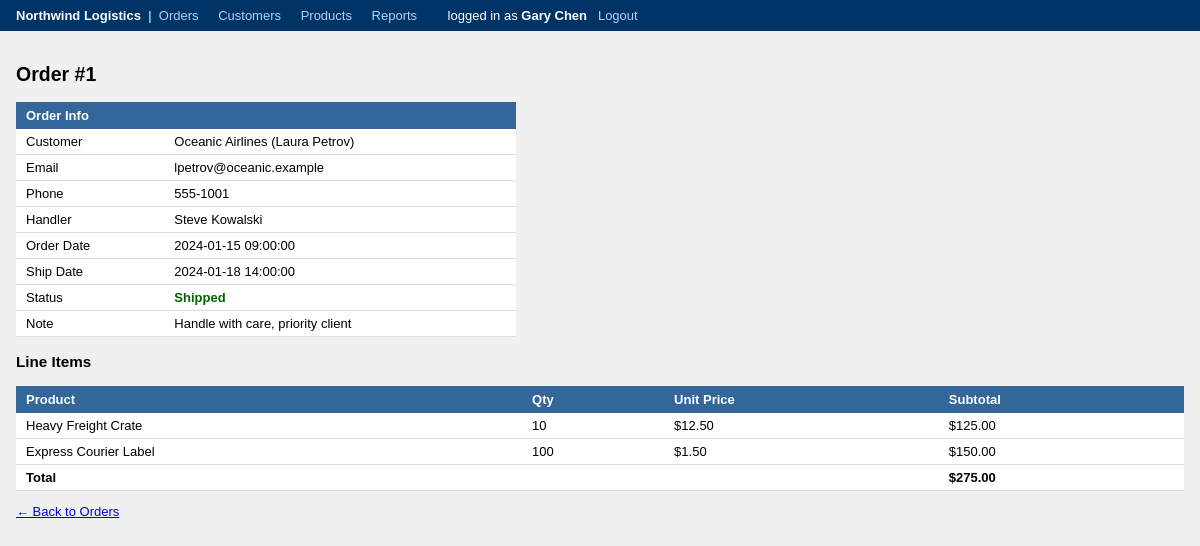
The app's page /legacy/index.php?page=order_detail&id=1 (signed in) with its own data.
### tables this page shows
CREATE TABLE IF NOT EXISTS orders (
    order_id      INT          AUTO_INCREMENT PRIMARY KEY,
    customer_id   INT          NOT NULL,
    employee_id   INT          NOT NULL,
    order_date    DATETIME     NOT NULL DEFAULT NOW(),
    ship_date     DATETIME,
    status        ENUM('pending','shipped','cancelled') NOT NULL DEFAULT 'pending',
    note          TEXT,
    FOREIGN KEY (customer_id) REFERENCES customers(customer_id),
    FOREIGN KEY (employee_id) REFERENCES employees(employee_id)
);

CREATE TABLE IF NOT EXISTS customers (
    customer_id   INT          AUTO_INCREMENT PRIMARY KEY,
    company_name  VARCHAR(100) NOT NULL,
    contact_name  VARCHAR(100),
    email         VARCHAR(100),
    phone         VARCHAR(30),
    address       VARCHAR(200),
    city          VARCHAR(60),
    country       VARCHAR(60),
    created_at    DATETIME     DEFAULT NOW()
);

CREATE TABLE IF NOT EXISTS employees (
    employee_id   INT          AUTO_INCREMENT PRIMARY KEY,
    username      VARCHAR(50)  NOT NULL UNIQUE,
    password      VARCHAR(100) NOT NULL,         
    first_name    VARCHAR(50)  NOT NULL,
    last_name     VARCHAR(50)  NOT NULL,
    role          ENUM('admin','handler','viewer') NOT NULL DEFAULT 'handler',
    active        TINYINT(1)   NOT NULL DEFAULT 1,
    hired_date    DATE
);

CREATE TABLE IF NOT EXISTS order_items (
    item_id       INT           AUTO_INCREMENT PRIMARY KEY,
    order_id      INT           NOT NULL,
    product_id    INT           NOT NULL,
    quantity      INT           NOT NULL DEFAULT 1,
    unit_price    DECIMAL(10,2) NOT NULL,
    FOREIGN KEY (order_id)   REFERENCES orders(order_id),
    FOREIGN KEY (product_id) REFERENCES products(product_id)
);

CREATE TABLE IF NOT EXISTS products (
    product_id      INT           AUTO_INCREMENT PRIMARY KEY,
    product_name    VARCHAR(100)  NOT NULL,
    supplier_id     INT,
    category        VARCHAR(60),
    unit_price      DECIMAL(10,2) NOT NULL DEFAULT 0.00,
    units_in_stock  INT           NOT NULL DEFAULT 0,
    FOREIGN KEY (supplier_id) REFERENCES suppliers(supplier_id)
);

### legacy/index.php (the view, shortened to what this page needs)
<?php
$conn = mysql_connect('db', 'northwind', 'northwind123')
    or die('Cannot connect to database. Call IT at x4400.');
$page = isset($_GET['page']) ? $_GET['page'] : 'orders';
?><!DOCTYPE html>
<html>
<head>
</head>
<body>
<?php if ($page != 'login'): ?>
<div id="hdr">
    <strong>Northwind Logistics</strong> &nbsp;|&nbsp;
    <a href="index.php?page=orders">Orders</a>
    <a href="index.php?page=customers">Customers</a>
    <a href="index.php?page=products">Products</a>
    <?php if ($_SESSION['role'] == 'admin'): ?>
        <a href="index.php?page=reports">Reports</a>
    <?php endif; ?>
    &nbsp;&nbsp; logged in as <strong><?= $_SESSION['uname'] ?></strong>
    &nbsp; <a href="index.php?logout=1">Logout</a>
</div>
<?php endif; ?>
<div id="wrap">
<?php
if ($page == 'login'):
?>
    <h2>Northwind Logistics — Sign In</h2>
    <?php if (!empty($login_error)): ?><div class="err"><?= $login_error ?></div><?php endif; ?>
    <form method="post" action="index.php">
        <input type="hidden" name="action" value="login">
        <table style="width:300px">
            <tr><td>Username</td><td><input name="username" type="text" style="width:160px"></td></tr>
            <tr><td>Password</td><td><input name="password" type="password" style="width:160px"></td></tr>
            <tr><td colspan="2" style="padding-top:8px"><button class="btn" type="submit">Login</button></td></tr>
        </table>
    </form>
<?php
elseif ($page == 'order_detail'):
    $oid = intval($_GET['id']);
    $sql = "SELECT o.*, c.company_name, c.contact_name, c.email, c.phone,
                   e.first_name, e.last_name
            FROM orders o
            JOIN customers c ON o.customer_id = c.customer_id
            JOIN employees e ON o.employee_id = e.employee_id
            WHERE o.order_id = $oid";
    $result = mysql_query($sql, $conn);
    $order  = mysql_fetch_assoc($result);
    $sql_items = "SELECT oi.*, p.product_name
                  FROM order_items oi
                  JOIN products p ON oi.product_id = p.product_id
                  WHERE oi.order_id = $oid";
    $items = mysql_query($sql_items, $conn);
?>
    <h2>Order #<?= $oid ?></h2>
    <table style="width:500px;margin-bottom:16px">
        <tr><th colspan="2">Order Info</th></tr>
        <tr><td>Customer</td>  <td><?= htmlspecialchars($order['company_name']) ?> (<?= htmlspecialchars($order['contact_name']) ?>)</td></tr>
        <tr><td>Email</td>     <td><?= htmlspecialchars($order['email']) ?></td></tr>
        <tr><td>Phone</td>     <td><?= htmlspecialchars($order['phone']) ?></td></tr>
        <tr><td>Handler</td>   <td><?= htmlspecialchars($order['first_name'] . ' ' . $order['last_name']) ?></td></tr>
        <tr><td>Order Date</td><td><?= $order['order_date'] ?></td></tr>
        <tr><td>Ship Date</td> <td><?= $order['ship_date'] ? $order['ship_date'] : 'Not shipped' ?></td></tr>
        <tr><td>Status</td>    <td><span class="status-<?= $order['status'] ?>"><?= ucfirst($order['status']) ?></span></td></tr>
        <tr><td>Note</td>      <td><?= htmlspecialchars($order['note']) ?></td></tr>
    </table>
    <h3>Line Items</h3>
    <table>
        <tr><th>Product</th><th>Qty</th><th>Unit Price</th><th>Subtotal</th></tr>
        <?php $grand = 0; while ($item = mysql_fetch_assoc($items)):
              $sub = $item['quantity'] * $item['unit_price'];
              $grand += $sub;
        ?>
        <tr>
            <td><?= htmlspecialchars($item['product_name']) ?></td>
            <td><?= $item['quantity'] ?></td>
            <td>$<?= number_format($item['unit_price'], 2) ?></td>
            <td>$<?= number_format($sub, 2) ?></td>
        </tr>
        <?php endwhile; ?>
        <tr>
            <td colspan="3"><strong>Total</strong></td>
            <td><strong>$<?= number_format($grand, 2) ?></strong></td>
        </tr>
    </table>
    <p><a href="?page=orders">← Back to Orders</a></p>
<?php
endif;
?>
</div>
</body>
</html>

### legacy/index.php (style rules this page uses)
body { font-family: Verdana, sans-serif; font-size: 13px; background: #f0f0f0; margin: 0; }
#hdr { background: #003366; color: white; padding: 8px 16px; }
#hdr a { color: #aad4ff; text-decoration: none; margin-right: 16px; }
#wrap { padding: 16px; }
table { border-collapse: collapse; width: 100%; background: white; }
th { background: #336699; color: white; padding: 6px 10px; text-align: left; }
td { padding: 5px 10px; border-bottom: 1px solid #ddd; }
.status-shipped { color: #006600; font-weight: bold; }

### records on screen
orders: customer.company_name "Oceanic Airlines", customer.contact_name "Laura Petrov", customer.email "lpetrov@oceanic.example", customer.phone "555-1001", employee.last_name "Steve Kowalski", order_date "2024-01-15 09:00:00", ship_date "2024-01-18 14:00:00", status "Shipped", note "Handle with care, priority client"
order_items: product.product_name "Heavy Freight Crate", quantity "10", unit_price "12.50", sub "125.00"
order_items: product.product_name "Express Courier Label", quantity "100", unit_price "1.50", sub "150.00"

### other values on screen
$_SESSION['uname'] "Gary Chen"
$oid "1"
$grand "275.00"
